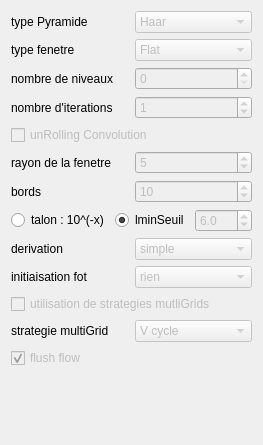
  <widget class="QWidget" name="tab">
   <attribute name="title">
    <string>folki</string>
   </attribute>
   <layout class="QVBoxLayout" name="verticalLayout">
    <item>
     <layout class="QHBoxLayout" name="horizontalLayout_2">
      <item>
       <widget class="QLabel" name="label_2">
        <property name="text">
         <string>type Pyramide</string>
        </property>
       </widget>
      </item>
      <item>
       <widget class="QComboBox" name="comboPyr">
        <property name="enabled">
         <bool>false</bool>
        </property>
        <item>
         <property name="text">
          <string>Haar</string>
         </property>
        </item>
        <item>
         <property name="text">
          <string>Burt</string>
         </property>
        </item>
       </widget>
      </item>
     </layout>
    </item>
    <item>
     <layout class="QHBoxLayout" name="horizontalLayout_7">
      <item>
       <widget class="QLabel" name="label_7">
        <property name="text">
         <string>type fenetre</string>
        </property>
       </widget>
      </item>
      <item>
       <widget class="QComboBox" name="comboFlat">
        <property name="enabled">
         <bool>false</bool>
        </property>
        <item>
         <property name="text">
          <string>Flat</string>
         </property>
        </item>
        <item>
         <property name="text">
          <string>Gauss</string>
         </property>
        </item>
       </widget>
      </item>
     </layout>
    </item>
    <item>
     <layout class="QHBoxLayout" name="horizontalLayout_12">
      <item>
       <widget class="QLabel" name="label_10">
        <property name="text">
         <string>nombre de niveaux</string>
        </property>
       </widget>
      </item>
      <item>
       <widget class="QSpinBox" name="spinLevel">
        <property name="enabled">
         <bool>false</bool>
        </property>
        <property name="value">
         <number>0</number>
        </property>
       </widget>
      </item>
     </layout>
    </item>
    <item>
     <layout class="QHBoxLayout" name="horizontalLayout_13">
      <item>
       <widget class="QLabel" name="label_11">
        <property name="text">
         <string>nombre d'iterations</string>
        </property>
       </widget>
      </item>
      <item>
       <widget class="QSpinBox" name="spinItter">
        <property name="enabled">
         <bool>false</bool>
        </property>
        <property name="value">
         <number>1</number>
        </property>
       </widget>
      </item>
     </layout>
    </item>
    <item>
     <layout class="QHBoxLayout" name="horizontalLayout_24">
      <item>
       <widget class="QCheckBox" name="checkUnRolling">
        <property name="enabled">
         <bool>false</bool>
        </property>
        <property name="text">
         <string>unRolling Convolution</string>
        </property>
       </widget>
      </item>
     </layout>
    </item>
    <item>
     <layout class="QHBoxLayout" name="horizontalLayout_14">
      <item>
       <widget class="QLabel" name="label_12">
        <property name="text">
         <string>rayon de la fenetre</string>
        </property>
       </widget>
      </item>
      <item>
       <widget class="QSpinBox" name="spinKernelRadius">
        <property name="enabled">
         <bool>false</bool>
        </property>
        <property name="value">
         <number>5</number>
        </property>
       </widget>
      </item>
     </layout>
    </item>
    <item>
     <layout class="QHBoxLayout" name="horizontalLayout_15">
      <item>
       <widget class="QLabel" name="label_13">
        <property name="text">
         <string>bords</string>
        </property>
       </widget>
      </item>
      <item>
       <widget class="QSpinBox" name="spinBords">
        <property name="enabled">
         <bool>false</bool>
        </property>
        <property name="value">
         <number>10</number>
        </property>
       </widget>
      </item>
     </layout>
    </item>
    <item>
     <layout class="QHBoxLayout" name="horizontalLayout_16">
      <item>
       <widget class="QRadioButton" name="radiotalon">
        <property name="text">
         <string>talon : 10^(-x)</string>
        </property>
        <property name="checked">
         <bool>false</bool>
        </property>
       </widget>
      </item>
      <item>
       <widget class="QRadioButton" name="radiolminTalon">
        <property name="text">
         <string>lminSeuil</string>
        </property>
        <property name="checked">
         <bool>true</bool>
        </property>
       </widget>
      </item>
      <item>
       <widget class="QDoubleSpinBox" name="talonSpin">
        <property name="enabled">
         <bool>false</bool>
        </property>
        <property name="decimals">
         <number>1</number>
        </property>
        <property name="maximum">
         <double>100.000000000000000</double>
        </property>
        <property name="singleStep">
         <double>0.100000000000000</double>
        </property>
        <property name="value">
         <double>6.000000000000000</double>
        </property>
       </widget>
      </item>
     </layout>
    </item>
    <item>
     <layout class="QHBoxLayout" name="horizontalLayout_17">
      <item>
       <widget class="QLabel" name="label_15">
        <property name="text">
         <string>derivation</string>
        </property>
       </widget>
      </item>
      <item>
       <widget class="QComboBox" name="comboGradient">
        <property name="enabled">
         <bool>false</bool>
        </property>
        <item>
         <property name="text">
          <string>simple</string>
         </property>
        </item>
        <item>
         <property name="text">
          <string>Sobel</string>
         </property>
        </item>
        <item>
         <property name="text">
          <string>Prewitt</string>
         </property>
        </item>
       </widget>
      </item>
     </layout>
    </item>
    <item>
     <layout class="QHBoxLayout" name="horizontalLayout_18">
      <item>
       <widget class="QLabel" name="label_16">
        <property name="text">
         <string>initiaisation fot</string>
        </property>
       </widget>
      </item>
      <item>
       <widget class="QComboBox" name="comboInitFlot">
        <property name="enabled">
         <bool>false</bool>
        </property>
        <item>
         <property name="text">
          <string>rien</string>
         </property>
        </item>
        <item>
         <property name="text">
          <string>Homographie</string>
         </property>
        </item>
        <item>
         <property name="text">
          <string>propagation</string>
         </property>
        </item>
       </widget>
      </item>
     </layout>
    </item>
    <item>
     <widget class="QCheckBox" name="mGridBox">
      <property name="enabled">
       <bool>false</bool>
      </property>
      <property name="text">
       <string>utilisation de strategies mutliGrids</string>
      </property>
     </widget>
    </item>
    <item>
     <layout class="QHBoxLayout" name="horizontalLayout_36">
      <item>
       <widget class="QLabel" name="label_25">
        <property name="text">
         <string>strategie multiGrid</string>
        </property>
       </widget>
      </item>
      <item>
       <widget class="QComboBox" name="stratMgridBox">
        <property name="enabled">
         <bool>false</bool>
        </property>
        <item>
         <property name="text">
          <string>V cycle</string>
         </property>
        </item>
        <item>
         <property name="text">
          <string>full multigrid</string>
         </property>
        </item>
        <item>
         <property name="text">
          <string>W cycle</string>
         </property>
        </item>
        <item>
         <property name="text">
          <string>N cycle</string>
         </property>
        </item>
       </widget>
      </item>
     </layout>
    </item>
    <item>
     <widget class="QCheckBox" name="flushFlowBox">
      <property name="enabled">
       <bool>false</bool>
      </property>
      <property name="text">
       <string>flush flow</string>
      </property>
      <property name="checked">
       <bool>true</bool>
      </property>
      <property name="tristate">
       <bool>false</bool>
      </property>
     </widget>
    </item>
    <item>
     <spacer name="verticalSpacer">
      <property name="orientation">
       <enum>Qt::Vertical</enum>
      </property>
      <property name="sizeHint" stdset="0">
       <size>
        <width>237</width>
        <height>66</height>
       </size>
      </property>
     </spacer>
    </item>
   </layout>
  </widget>
